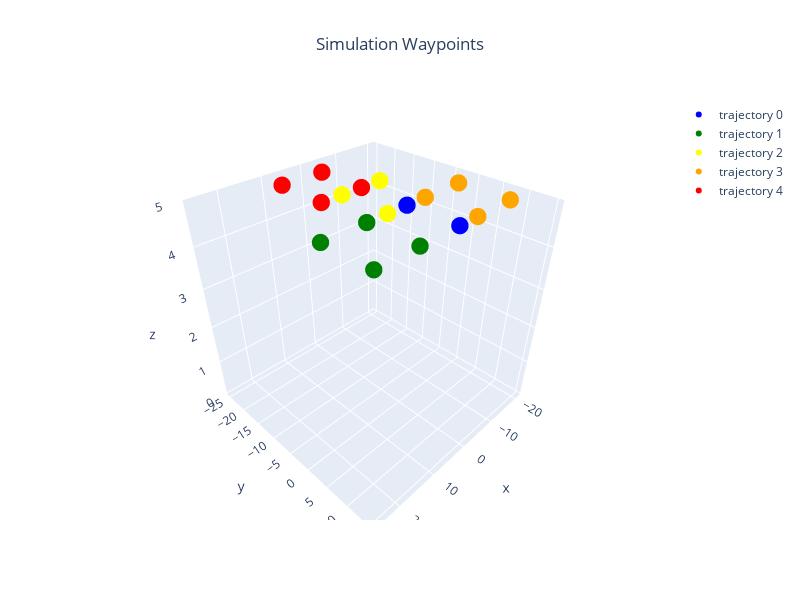

The code cell stored with this chart in its notebook:
### Markdown cell above
## Visualization Parameters

### Code cell
markers = [
	ConfigGazebo.create_markertraj(traj=abs_path, color=color) for abs_path,color in zip(abs_paths,colors)
]
Gazebo.plot_3d_interactive(
	markers=markers,
	title="Simulation Waypoints",
	frames=(0.2, 0.2, 0.6),
	ground=-0.05
)

### Figure 1 — Plotly figure (JSON) as saved in the notebook; plotly's stock layout.template omitted (floating-point values rounded to 4 significant figures)
{"data": [{"marker": {"color": ["blue", "blue", "blue", "blue", "blue"], "size": 6}, "mode": "markers", "name": "trajectory 0", "type": "scatter3d", "x": [0, 0, 10, 10, 0], "y": [0, 10, 10, 0, 0], "z": [5, 5, 5, 5, 5]}, {"marker": {"color": ["green", "green", "green", "green", "green"], "size": 6}, "mode": "markers", "name": "trajectory 1", "type": "scatter3d", "x": [10, 10, 20, 20, 10], "y": [0, 10, 10, 0, 0], "z": [5, 5, 5, 5, 5]}, {"marker": {"color": ["yellow", "yellow", "yellow", "yellow", "yellow"], "size": 6}, "mode": "markers", "name": "trajectory 2", "type": "scatter3d", "x": [-5, -5, 5, 5, -5], "y": [-10, 0, 0, -10, -10], "z": [5, 5, 5, 5, 5]}, {"marker": {"color": ["orange", "orange", "orange", "orange", "orange"], "size": 6}, "mode": "markers", "name": "trajectory 3", "type": "scatter3d", "x": [-15, -15, -5, -5, -15], "y": [0, 10, 10, 0, 0], "z": [5, 5, 5, 5, 5]}, {"marker": {"color": ["red", "red", "red", "red", "red"], "size": 6}, "mode": "markers", "name": "trajectory 4", "type": "scatter3d", "x": [0, 0, 10, 10, 0], "y": [-20, -10, -10, -20, -20], "z": [5, 5, 5, 5, 5]}], "layout": {"height": 600, "scene": {"xaxis": {"range": [-22, 27], "title": {"text": "x"}}, "yaxis": {"range": [-26, 16], "title": {"text": "y"}}, "zaxis": {"range": [-0.05, 5], "title": {"text": "z"}}}, "showlegend": true, "title": {"text": "Simulation Waypoints", "x": 0.5, "xanchor": "center"}, "width": 800}}
